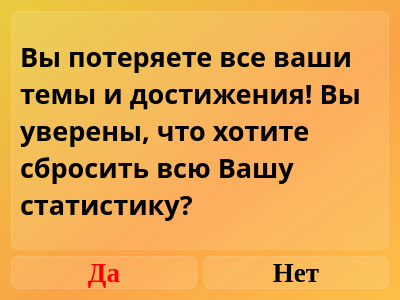
<?xml version="1.0" encoding="UTF-8"?>
<ui version="4.0">
 <class>Dialog_accept_restart_statistics</class>
 <widget class="QDialog" name="Dialog_accept_restart_statistics">
  <property name="geometry">
   <rect>
    <x>0</x>
    <y>0</y>
    <width>400</width>
    <height>300</height>
   </rect>
  </property>
  <property name="windowTitle">
   <string>Сброс статистики</string>
  </property>
  <property name="styleSheet">
   <string notr="true">background-color: qlineargradient(spread:pad, x1:1, y1:1, x2:0, y2:0, stop:0 rgba(252, 192, 71, 255), stop:0.427447 rgba(252, 162, 71, 235), stop:1 rgba(232, 203, 62, 255));
font-family: Liberation Serif;</string>
  </property>
  <layout class="QVBoxLayout" name="verticalLayout">
   <item>
    <widget class="QLabel" name="label_really_restart">
     <property name="styleSheet">
      <string notr="true">text-align: center;
font-weight: bold;
font-size: 20pt;
background-color: rgba(255, 255, 255, 30);
border: 1px solid rgba(255, 255, 255, 40);
border-radius: 7px;
font-family: Libration Serif;</string>
     </property>
     <property name="text">
      <string>Вы потеряете все ваши темы и достижения! Вы уверены, что хотите сбросить всю Вашу статистику?</string>
     </property>
     <property name="scaledContents">
      <bool>false</bool>
     </property>
     <property name="wordWrap">
      <bool>true</bool>
     </property>
    </widget>
   </item>
   <item>
    <layout class="QHBoxLayout" name="horizontalLayout">
     <item>
      <widget class="QPushButton" name="pushButton_yes">
       <property name="styleSheet">
        <string notr="true">QPushButton {
font-weight: bold;
font-size: 20pt;
text-align: center;
color: red;
background-color: rgba(255, 255, 255, 30);
border: 1px solid rgba(255, 255, 255, 40);
border-radius: 7px;
}

QPushButton:hover {
background-color: rgba(255, 255, 255, 40);
}
QPushButton:pressed {
background-color: rgba(255, 255, 255, 70);
}</string>
       </property>
       <property name="text">
        <string>Да</string>
       </property>
      </widget>
     </item>
     <item>
      <widget class="QPushButton" name="pushButton_no">
       <property name="styleSheet">
        <string notr="true">QPushButton {
font-weight: bold;
font-size: 20pt;
text-align: center;
background-color: rgba(255, 255, 255, 30);
border: 1px solid rgba(255, 255, 255, 40);
border-radius: 7px;
}

QPushButton:hover {
background-color: rgba(255, 255, 255, 40);
}
QPushButton:pressed {
background-color: rgba(255, 255, 255, 70);
}</string>
       </property>
       <property name="text">
        <string>Нет</string>
       </property>
      </widget>
     </item>
    </layout>
   </item>
  </layout>
 </widget>
 <resources/>
 <connections/>
</ui>
